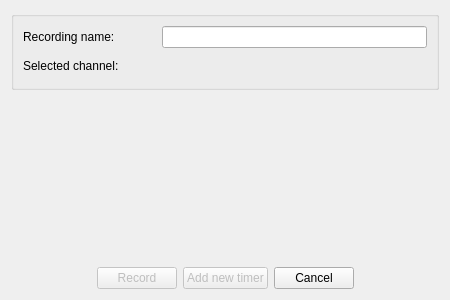
<?xml version="1.0" encoding="UTF-8"?>
<ui version="4.0">
 <class>RecorderNewDialog</class>
 <widget class="QDialog" name="RecorderNewDialog">
  <property name="geometry">
   <rect>
    <x>0</x>
    <y>0</y>
    <width>450</width>
    <height>300</height>
   </rect>
  </property>
  <property name="windowTitle">
   <string>New recording</string>
  </property>
  <property name="windowIcon">
   <iconset theme="media-record">
    <normaloff/>
   </iconset>
  </property>
  <layout class="QVBoxLayout" name="verticalLayout">
   <item>
    <widget class="QGroupBox" name="box">
     <layout class="QGridLayout" name="gridLayout">
      <item row="1" column="0" rowspan="2">
       <widget class="QLabel" name="labelSelected">
        <property name="text">
         <string>Selected channel:</string>
        </property>
       </widget>
      </item>
      <item row="0" column="0">
       <widget class="QLabel" name="labelName">
        <property name="text">
         <string>Recording name:</string>
        </property>
       </widget>
      </item>
      <item row="0" column="1" colspan="2">
       <widget class="QLineEdit" name="editName"/>
      </item>
      <item row="1" column="1" rowspan="2" colspan="2">
       <widget class="QLabel" name="valueSelected">
        <property name="text">
         <string/>
        </property>
       </widget>
      </item>
     </layout>
    </widget>
   </item>
   <item>
    <widget class="PlaylistDisplayWidget" name="playlistWidget" native="true">
     <zorder>box</zorder>
    </widget>
   </item>
   <item>
    <widget class="FancyLineEdit" name="search" native="true"/>
   </item>
   <item>
    <layout class="QHBoxLayout" name="buttons">
     <item>
      <spacer name="spacer1">
       <property name="orientation">
        <enum>Qt::Horizontal</enum>
       </property>
       <property name="sizeHint" stdset="0">
        <size>
         <width>40</width>
         <height>20</height>
        </size>
       </property>
      </spacer>
     </item>
     <item>
      <widget class="QPushButton" name="buttonRecord">
       <property name="enabled">
        <bool>false</bool>
       </property>
       <property name="text">
        <string>Record</string>
       </property>
       <property name="icon">
        <iconset theme="media-record">
         <normaloff/>
        </iconset>
       </property>
       <property name="checked">
        <bool>false</bool>
       </property>
      </widget>
     </item>
     <item>
      <widget class="QPushButton" name="buttonTimer">
       <property name="enabled">
        <bool>false</bool>
       </property>
       <property name="text">
        <string>Add new timer</string>
       </property>
       <property name="icon">
        <iconset theme="time-admin">
         <normaloff/>
        </iconset>
       </property>
       <property name="checked">
        <bool>false</bool>
       </property>
      </widget>
     </item>
     <item>
      <widget class="QPushButton" name="buttonCancel">
       <property name="text">
        <string>Cancel</string>
       </property>
       <property name="icon">
        <iconset theme="window-close">
         <normaloff/>
        </iconset>
       </property>
      </widget>
     </item>
     <item>
      <spacer name="spacer2">
       <property name="orientation">
        <enum>Qt::Horizontal</enum>
       </property>
       <property name="sizeHint" stdset="0">
        <size>
         <width>40</width>
         <height>20</height>
        </size>
       </property>
      </spacer>
     </item>
    </layout>
   </item>
  </layout>
 </widget>
 <customwidgets>
  <customwidget>
   <class>PlaylistDisplayWidget</class>
   <extends>QWidget</extends>
   <header>common/PlaylistDisplayWidget.h</header>
   <container>1</container>
  </customwidget>
  <customwidget>
   <class>FancyLineEdit</class>
   <extends>QWidget</extends>
   <header>style/FancyLineEdit.h</header>
   <container>1</container>
  </customwidget>
 </customwidgets>
 <tabstops>
  <tabstop>buttonTimer</tabstop>
  <tabstop>buttonCancel</tabstop>
 </tabstops>
 <resources/>
 <connections/>
</ui>
